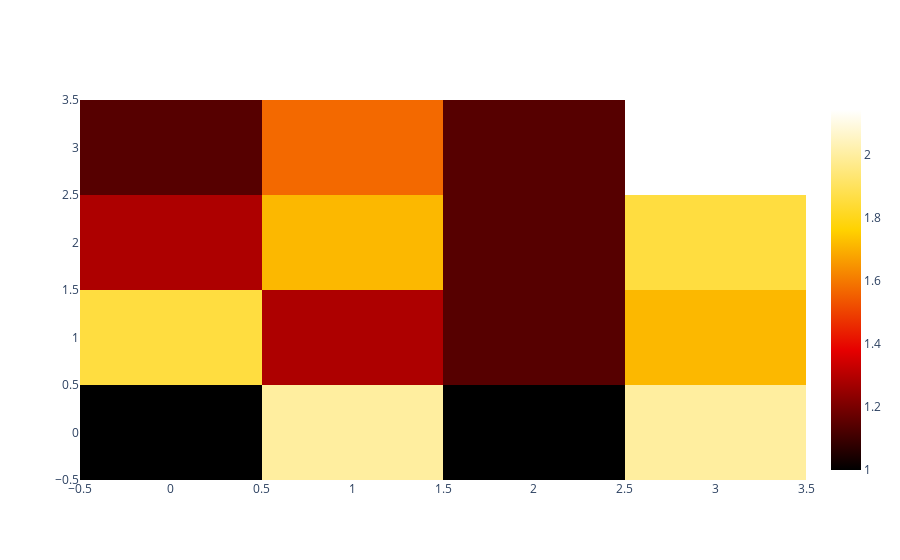

The code cell stored with this chart in its notebook:
### Code cell
import plotly.graph_objects as go

fig = go.Figure(data=go.Heatmap(z=lo["last"][0], colorscale='hot'))
fig.show()

### Figure 1 — Plotly figure (JSON) as saved in the notebook; plotly's stock layout.template omitted (floating-point values rounded to 4 significant figures)
{"data": [{"colorscale": [[0, "rgb(0,0,0)"], [0.3333, "rgb(230,0,0)"], [0.6667, "rgb(255,210,0)"], [1, "rgb(255,255,255)"]], "type": "heatmap", "z": [[1, 2, 1, 2], [1.857, 1.286, 1.143, 1.714], [1.286, 1.714, 1.143, 1.857], [1.143, 1.571, 1.143, 2.143]]}], "layout": {}}
